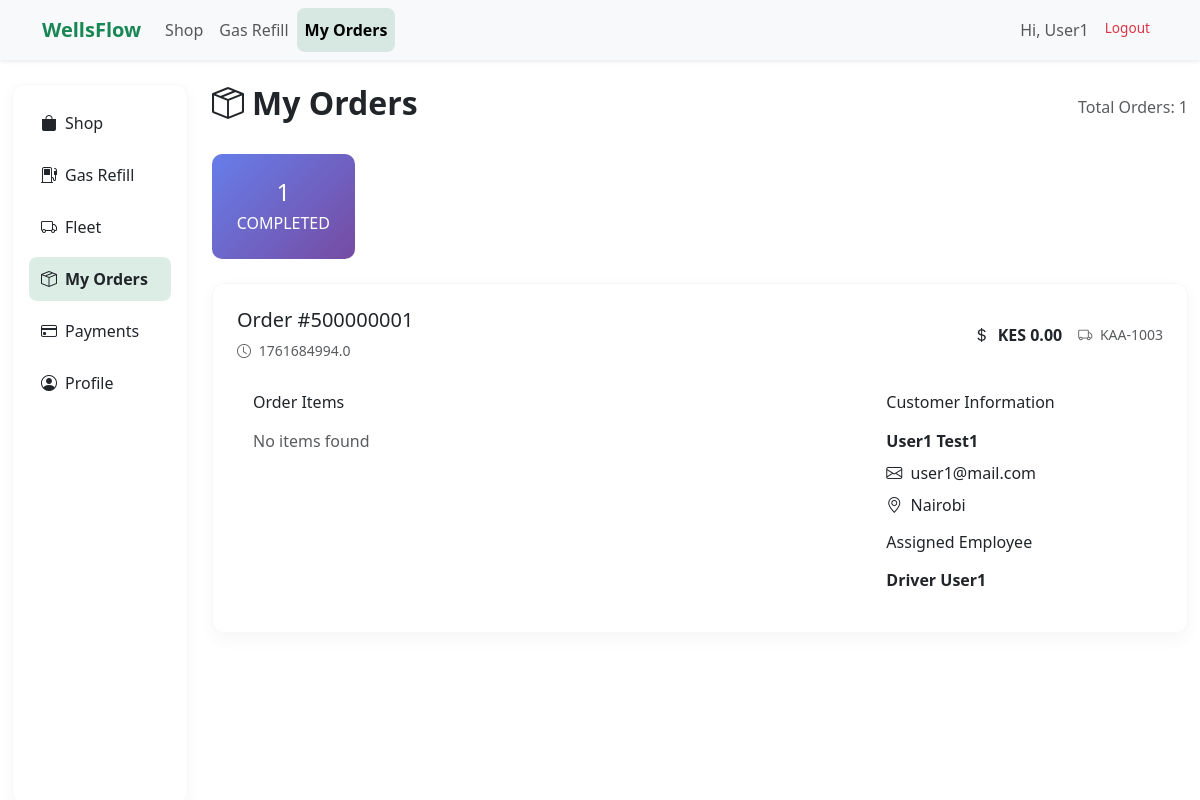
The app's page /vieworders (signed in) with its own data.
### models.py (models this page shows, shortened)
class User(UserMixin, db.Model):
    __tablename__ = "Users"  # Match DB table
    id = db.Column(db.Integer, primary_key=True)
    fname = db.Column(db.String(50))
    lname = db.Column(db.String(50))
    email = db.Column(db.String(120), unique=True, nullable=False)
    phone = db.Column(db.String(15))
    password_hash = db.Column(db.String(128))
    role = db.Column(db.String(50), default="customer")

class Order(db.Model):
    __tablename__ = "Orders"  # ✅ match DB
    id = db.Column(db.Integer, primary_key=True)
    customer_id = db.Column(db.Integer, db.ForeignKey("Users.id"))
    product_id = db.Column(db.Integer, db.ForeignKey("Products.id"))
    status = db.Column(db.String(50), default="Received")

class Fleet(db.Model):
    __tablename__ = "Fleet"  # ✅ match DB
    id = db.Column(db.Integer, primary_key=True)
    name = db.Column(db.String(80), nullable=False)         # e.g., "Truck A"
    reg_no = db.Column(db.String(30), unique=True)          # e.g., "KAA 123A"
    category = db.Column(db.String(50))                     # e.g., Tanker, Trailer, Small Truck
    status = db.Column(db.String(30), default="available")  # available, in transit, service

### tables this page shows
CREATE TABLE `Employees` (
    `employee_id` INTEGER PRIMARY KEY NOT NULL UNIQUE,
    `first_name` TEXT NOT NULL,
    `last_name` TEXT NOT NULL,
    `phone_number` INTEGER NOT NULL,
    `email` TEXT NOT NULL UNIQUE,
    `password` TEXT NOT NULL,
    `otp` TEXT NOT NULL,
    `otp_timestamp` REAL NOT NULL,
    `location` TEXT NOT NULL, -- This is the employee's general location, not ping location
    `role` TEXT NOT NULL DEFAULT 'Customer',
    `status` TEXT NOT NULL DEFAULT 'Inactive',
    `last_login` REAL NOT NULL
, last_known_ip TEXT DEFAULT NULL, last_known_location TEXT DEFAULT NULL, last_known_lat REAL DEFAULT NULL, last_known_lng REAL DEFAULT NULL, last_location_update REAL DEFAULT NULL);

### app.py (the view, shortened to what this page needs)
@app.route("/vieworders")
@login_required
def vieworders():
    conn = sqlite3.connect(shopfleetdb)
    conn.row_factory = sqlite3.Row
    cursor = conn.cursor()
    current_user_id = current_user.user_id
    cursor.execute("""
        SELECT o.*,
               u.first_name as customer_first_name,
               u.last_name as customer_last_name,
               u.email as customer_email,
               u.location as customer_location,
               e.first_name as employee_first_name,
               e.last_name as employee_last_name,
               f.registration_number as fleet_registration,
               c.status as cart_status
        FROM Orders o
        LEFT JOIN Cart c ON o.cart_id = c.cart_id
        LEFT JOIN Users u ON c.user_id = u.user_id
        LEFT JOIN Employees e ON o.employee_id = e.employee_id
        LEFT JOIN Fleet f ON o.fleet_id = f.fleet_id
        WHERE c.user_id = ?
        ORDER BY o.order_timestamp DESC
    """, (current_user_id,))
    orders = cursor.fetchall()
    processed_orders = []
    for order in orders:
        order_dict = dict(order)
        cart_status = order_dict.get('cart_status', '')
        parsed_items = []
        total_amount = 0
        order_dict['parsed_items'] = parsed_items
        order_dict['total_amount'] = total_amount
        processed_orders.append(order_dict)
    cursor.execute("""
        SELECT o.status, COUNT(*) as count
        FROM Orders o
        LEFT JOIN Cart c ON o.cart_id = c.cart_id
        WHERE c.user_id = ?
        GROUP BY o.status
    """, (current_user_id,))
    status_counts = cursor.fetchall()
    cursor.execute("""
        SELECT COUNT(*) as total
        FROM Orders o
        LEFT JOIN Cart c ON o.cart_id = c.cart_id
        WHERE c.user_id = ?
    """, (current_user_id,))
    total_orders = cursor.fetchone()['total']
    conn.close()
    return render_template("fleet/fleet_extend/customers/vieworders.html",
                           orders=processed_orders,
                           status_counts=status_counts,
                           current_filter=None,  # No filter for user view
                           total_orders=total_orders)

### app.py (called while the page is built, shortened)
@login_manager.user_loader
def load_user(user_id):
    conn = sqlite3.connect(shopfleetdb)
    conn.row_factory = sqlite3.Row
    cursor = conn.cursor()
    cursor.execute(
        "SELECT user_id, first_name, last_name, email, 'customer' as role FROM Users WHERE user_id = ?",
        (user_id,),
    )
    row = cursor.fetchone()
    if row:
        conn.close()
        return UserObject(row['user_id'], row['first_name'], row['last_name'], row['email'], row['role'])

### user_object.py (called while the page is built)
    @property
    def fname(self):
        if self.role != 'customer' and self.username:
            return self.username
        return self.first_name

### templates/fleet/fleet_extend/customers/vieworders.html (shortened to what this page needs)
<!DOCTYPE html>
<html lang="en">
<head>
  <link href="https://cdn.jsdelivr.net/npm/bootstrap@5.3.0/dist/css/bootstrap.min.css" rel="stylesheet"/>
  <link href="{{ url_for('static', filename='css/styles.css') }}" rel="stylesheet">
  <link rel="stylesheet" href="https://cdn.jsdelivr.net/npm/bootstrap-icons@1.10.5/font/bootstrap-icons.css">
</head>
<body>
<nav class="navbar navbar-expand-lg navbar-light bg-light shadow-sm">
  <div class="container">
    <a class="navbar-brand text-success fw-bold" href="/">WellsFlow</a>
    <div class="collapse navbar-collapse" id="navbarNav">
      <ul class="navbar-nav me-auto">
        {% if current_user.is_authenticated %}
          {% if current_user.role == 'customer' %}
            <li class="nav-item"><a class="nav-link" href="{{ url_for('shop.shop_home') }}">Shop</a></li>
            <li class="nav-item"><a class="nav-link" href="{{ url_for('gasrefill.gas_refill_form') }}">Gas Refill</a></li>
            <li class="nav-item"><a class="nav-link active" href="{{ url_for('vieworders') }}">My Orders</a></li>
          {% endif %}
        {% else %}
          <li class="nav-item"><a class="nav-link" href="{{ url_for('shop.shop_home') }}">Shop</a></li>
          <li class="nav-item"><a class="nav-link" href="{{ url_for('gasrefill.gas_refill_form') }}">Gas Refill</a></li>
          <li class="nav-item"><a class="nav-link" href="{{ url_for('fleet.fleet_home') }}">Fleet</a></li>
        {% endif %}
      </ul>
      <ul class="navbar-nav">
        {% if current_user.is_authenticated %}
          <li class="nav-item">
            <span class="nav-link">Hi, {{ current_user.fname }}{% if current_user.role != 'customer' %} ({{ current_user.role }}){% endif %}</span>
          </li>
          <li class="nav-item">
            <a class="nav-link text-danger" href="{{ url_for('auth.logout') }}">Logout</a>
          </li>
        {% endif %}
      </ul>
    </div>
  </div>
</nav>
<div class="container-fluid mt-4">
  <div class="row">
    <div class="col-lg-2 d-none d-lg-block sidebar-container">
      <div class="glass-card p-3 h-100 sidebar-content">
        <ul class="nav flex-column">
          <li class="nav-item mb-2"><a href="{{ url_for('shop.shop_home') }}" class="nav-link text-dark"><i class="bi bi-bag-fill me-2"></i>Shop</a></li>
          <li class="nav-item mb-2"><a href="{{ url_for('gasrefill.gas_refill_form') }}" class="nav-link text-dark"><i class="bi bi-fuel-pump me-2"></i>Gas Refill</a></li>
          <li class="nav-item mb-2"><a href="{{ url_for('fleet.fleet_home') }}" class="nav-link text-dark"><i class="bi bi-truck me-2"></i>Fleet</a></li>
          <li class="nav-item mb-2"><a href="{{ url_for('vieworders') }}" class="nav-link text-dark fw-bold"><i class="bi bi-box-seam me-2"></i>My Orders</a></li>
          <li class="nav-item mb-2"><a href="#" class="nav-link text-dark"><i class="bi bi-credit-card me-2"></i>Payments</a></li>
          <li class="nav-item mb-2"><a href="#" class="nav-link text-dark"><i class="bi bi-person-circle me-2"></i>Profile</a></li>
        </ul>
      </div>
    </div>
    <div class="col-lg-10">
      <div class="d-flex justify-content-between align-items-center mb-4">
        <h2 class="fw-bold"><i class="bi bi-box-seam me-2"></i>My Orders</h2>
        <span class="text-muted">Total Orders: {{ total_orders }}</span>
      </div>
      {% if status_counts %}
      <div class="row mb-4">
        {% for status_count in status_counts %}
        <div class="col-md-2 col-sm-4">
          <div class="stats-card">
            <h4 class="mb-1">{{ status_count['count'] }}</h4>
            <p class="mb-0 text-uppercase">{{ status_count['status'] }}</p>
          </div>
        </div>
        {% endfor %}
      </div>
      {% endif %}
      {% if orders %}
        {% for order in orders %}
        <div class="order-card glass-card p-4">
        <div class="row align-items-center mb-3">
            <div class="col-md-6">
            <h5 class="mb-1">
                Order #{{ order['order_id'] }}
                <span class="badge status-badge status-{{ order['status'].lower().replace(' ', '') }}">
                </span>
            </h5>
            <small class="text-muted">
                <i class="bi bi-clock me-1"></i>
                {{ order['order_timestamp'] }}
            </small>
            </div>
            <div class="col-md-6 text-md-end">
            <div class="d-flex justify-content-md-end align-items-center gap-3">
                <span class="fw-bold">
                <i class="bi bi-currency-dollar me-1"></i>
                KES {{ "{:,.2f}".format(order['total_amount']) }}
                </span>
                {% if order['fleet_registration'] %}
                <span class="text-muted small">
                <i class="bi bi-truck me-1"></i>
                {{ order['fleet_registration'] }}
                </span>
                {% endif %}
            </div>
            </div>
        </div>
        <div class="row">
            <div class="col-md-8">
            <div class="card border-0">
                <div class="card-body p-3">
                <h6 class="card-title mb-3">Order Items</h6>
                <div class="item-list">
                    {% if order['parsed_items'] %}
                    {% for item in order['parsed_items'] %}
                    <div class="d-flex justify-content-between align-items-center py-2 border-bottom">
                        <div>
                        <strong>{{ item['name'] }}</strong>
                        <br>
                        <small class="text-muted">ID: {{ item['id'] }}</small>
                        </div>
                        <div class="text-end">
                        <span class="badge bg-secondary">Qty: {{ item['quantity'] }}</span>
                        {% if item['location'] != 'Unknown' %}
                        <br>
                        <small class="text-muted">Location: {{ item['location'] }}</small>
                        {% endif %}
                        </div>
                    </div>
                    {% endfor %}
                    {% else %}
                    <p class="text-muted mb-0">No items found</p>
                    {% endif %}
                </div>
                </div>
            </div>
            </div>
            <div class="col-md-4">
            <div class="card border-0">
                <div class="card-body p-3">
                <h6 class="card-title mb-3">Customer Information</h6>
                <div class="mb-2">
                    <strong>{{ order['customer_first_name'] }} {{ order['customer_last_name'] }}</strong>
                </div>
                <div class="mb-2">
                    <i class="bi bi-envelope me-1"></i>
                    {{ order['customer_email'] }}
                </div>
                <div class="mb-2">
                    <i class="bi bi-geo-alt me-1"></i>
                    {{ order['customer_location'] }}
                </div>
                {% if order['employee_first_name'] %}
                <div class="mt-3">
                    <h6 class="card-title mb-3">Assigned Employee</h6>
                    <div>
                    <strong>{{ order['employee_first_name'] }} {{ order['employee_last_name'] }}</strong>
                    </div>
                </div>
                {% endif %}
                </div>
            </div>
            </div>
        </div>
        </div>
        {% endfor %}
      {% endif %}
    </div>
  </div>
</div>
</body>
</html>

### static/css/styles.css (style rules this page uses)
.glass-card { background: rgba(255, 255, 255, 0.2); border-radius: 15px; box-shadow: 0 8px 32px rgba(31, 38, 135, 0.2); backdrop-filter: blur(12px); -webkit-backdrop-filter: blur(12px); border: 1px solid rgba(255, 255, 255, 0.18); transition: transform 0.2s ease, box-shadow 0.2s ease; }
.nav-link { border-radius: 8px; padding: 10px 12px; transition: background 0.2s ease; }
.nav-link:hover, .nav-link.active { background: rgba(25, 135, 84, 0.15); color: #198754; font-weight: 600; }
.text-danger { font-size: 0.85rem; color: #dc3545; }

### templates/fleet/fleet_extend/customers/vieworders.html (style rules this page uses)
.navbar { position: sticky; top: 0; z-index: 1000; box-shadow: 0 2px 10px rgba(0,0,0,0.1); }
.sidebar-container { position: sticky; top: 80px; height: calc(100vh - 80px); overflow: hidden; }
.sidebar-content { height: 100%; overflow-y: auto; }
.glass-card { background: rgba(255,255,255,0.85); border-radius: 12px; box-shadow: 0 6px 18px rgba(0,0,0,0.04); border: 1px solid rgba(0,0,0,0.03); }
.order-card { margin-bottom: 1.5rem; transition: transform 0.2s; }
.status-badge { font-size: 0.8rem; padding: 0.3rem 0.6rem; border-radius: 20px; }
.item-list { max-height: 200px; overflow-y: auto; }
.stats-card { background: linear-gradient(135deg, #667eea 0%, #764ba2 100%); color: white; border-radius: 10px; padding: 1.5rem; text-align: center; }

### records on screen
User: fname "User1"
Order: order_id "500000001", order_timestamp "1761684994.0", total_amount "0.00", fleet_registration "KAA-1003", customer_first_name "User1", customer_last_name "Test1", customer_email "user1@mail.com", customer_location "Nairobi", employee_first_name "Driver", employee_last_name "User1"

### other values on screen
{{ total_orders }} "1"
{{ status_count['count'] }} "1"
{{ status_count['status'] }} "COMPLETED"
